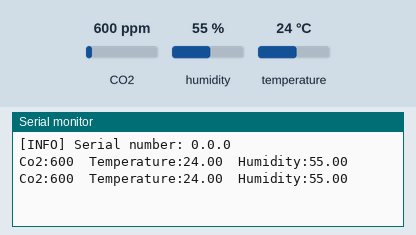
Recording of a sketch running on a simulated Arduino Uno, built with avr-gcc and run on an emulated ATmega328P. On the bench: the last lines printed to the serial monitor. The test bench sets the inputs (shaded band); at power-on: CO2 600 ppm, humidity 55 %, temperature 24 °C.

Above: at 2.8 s.
2.9 s: CO2 set to 452 ppm
At 3.8 s:
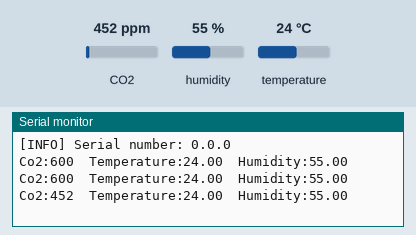
4.4 s: humidity set to 22 %
At 5.6 s:
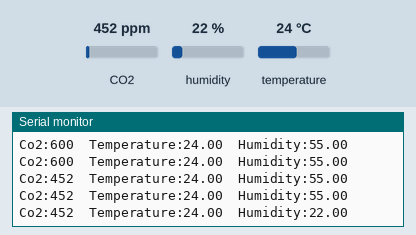
5.9 s: temperature set to 12 °C
At 6.3 s:
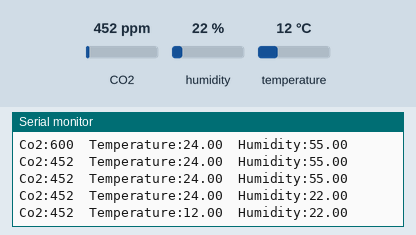

Measured:
- after the input at 2.9 s, the serial monitor: prints a new line after 0.10 s (image 1)
- after the input at 4.4 s, the serial monitor: prints a new line after 0.60 s (image 2)
- after the input at 5.9 s, the serial monitor: prints a new line after 0.10 s (image 3)

The sketch:

MediBrick_Env_CO2_SCD4x.ino
```cpp
#include <Arduino.h>
#include <SensirionI2CScd4x.h>
#include <Wire.h>
#include <logger.h>

SensirionI2CScd4x scd4x;

uint16_t error;
char errorMessage[256];
uint16_t serial0;
uint16_t serial1;
uint16_t serial2;

// Measurement
uint16_t co2 = 0;
float temperature = 0.0f;
float humidity = 0.0f;
bool isDataReady = false;

// Timings
unsigned long currentTime;
unsigned long lastSCD4XTime;
const unsigned long scd4XInterval = 1000;
#define I2CFrequency 100000

void setup() {

    Serial.begin(115200);
    while (!Serial) {}

    Wire.begin();
    Wire.setClock(I2CFrequency);
    scd4x.begin(Wire);

    // stop potentially previously started measurement
    error = scd4x.stopPeriodicMeasurement();
    if (error) {
        errorToString(error, errorMessage, 256);
        LOGE("Error stopping periodic measurements: %s", errorMessage);
    }

    error = scd4x.getSerialNumber(serial0, serial1, serial2);
    if (error) {
        errorToString(error, errorMessage, 256);
        LOGE("Error obtaining serial numbers: %s", errorMessage);
    } else {
      LOGI("Serial number: %d.%d.%d", serial0, serial1, serial2);
    }

    // Start Measurement
    error = scd4x.startPeriodicMeasurement();
    if (error) {
        errorToString(error, errorMessage, 256);
        LOGE("Error trying starting periodic measurement: %s", errorMessage);
    }

    lastSCD4XTime = 0;


}

void loop() {

    currentTime = millis();

    if ((currentTime - lastSCD4XTime) >= scd4XInterval) {
      lastSCD4XTime = currentTime;

      error = scd4x.getDataReadyFlag(isDataReady);
      if (error) {
          errorToString(error, errorMessage, 256);
          LOGE("Error checking data ready: %s", errorMessage);
          return;
      }
      if (!isDataReady) {
          return;
      }
      error = scd4x.readMeasurement(co2, temperature, humidity);
      if (error) {
          errorToString(error, errorMessage, 256);
          LOGE("Error reading data: %s", errorMessage);
      } else if (co2 == 0) {
          LOGE("Invalid sample detected, skipping.")
      } else {
          Serial.print("Co2:");         Serial.print(co2);         Serial.print("\t");
          Serial.print("Temperature:"); Serial.print(temperature); Serial.print("\t");
          Serial.print("Humidity:");    Serial.print(humidity);
          Serial.println();
      }
    }
}
```
